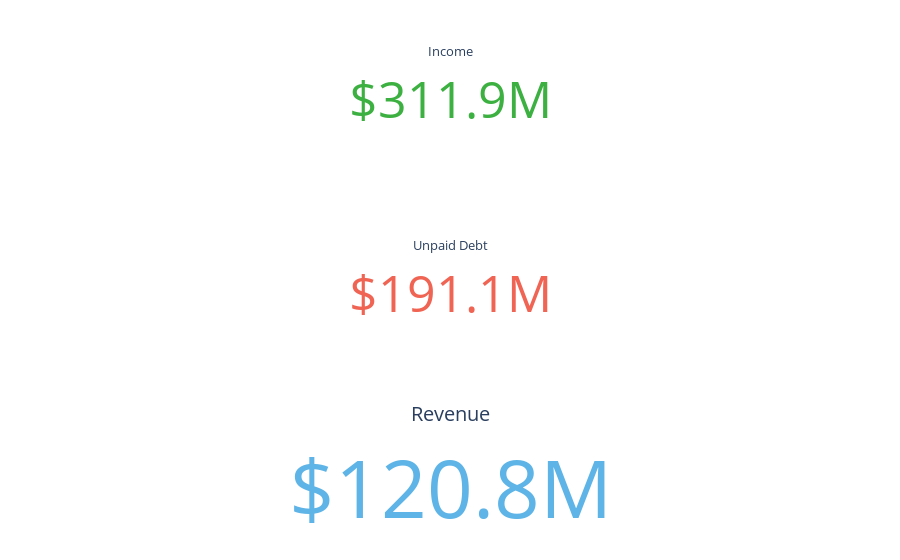

Here is the notebook cell this chart was saved with:
### Markdown cell above
### KPI para mostrar el revenue esperado en la situación actual

### Code cell
p = 0.05  # Margen de ganancia promedio (profit margin)
r = 0.3  # Tasa de recuperación de catera (recovery rate)
temp_df = df.copy()
temp_df['Defaulted October Payment'] = temp_df['Defaulted Payment Next Month'].map({ 'Not Defaulted': 0, 'Defaulted': 1 }).astype(int)
temp_df['Average Bill Amount'] = temp_df[['Bill Amount in April', 'Bill Amount in May', 'Bill Amount in June', 'Bill Amount in July', 'Bill Amount in August', 'Bill Amount in September']].median(axis=1)
temp_df['Average Amount Paid'] = temp_df[['Amount Paid in April', 'Amount Paid in May', 'Amount Paid in June', 'Amount Paid in July', 'Amount Paid in August', 'Amount Paid in September']].median(axis=1)
temp_df['Average Debt'] = temp_df['Average Bill Amount'] - temp_df['Average Amount Paid']
temp_df['Income'] = temp_df['Average Bill Amount'] * 6 * p * (1 - temp_df['Defaulted October Payment'])
temp_df['Loses'] = temp_df['Average Debt'] * temp_df['Defaulted October Payment'] * (1 - r)
temp_df['Revenue'] = temp_df['Income'] - temp_df['Loses']
income = temp_df['Income'].sum()
loses = temp_df['Loses'].sum()
revenue = temp_df['Revenue'].sum()
print(f"income={income:.0f}, loses={loses:.0f}, revenue={revenue:.0f}")

fig = go.Figure()
fig.add_trace(go.Indicator(
    mode = "number",
    value = income,
    number = {'prefix': "$", 'font': {'size': 50, 'color': '#3cb040'}},
    title = {"text": "Income"},
    domain = {'row': 0, 'column': 0},
    delta = {}
))
fig.add_trace(go.Indicator(
    mode = "number",
    value = loses,
    number = {'prefix': "$", 'font': {'size': 50, 'color': '#f06454'}},
    title = {"text": "Unpaid Debt"},
    domain = {'row': 1, 'column': 0},
))
fig.add_trace(go.Indicator(
    mode = "number",
    value = revenue,
    number = {'prefix': "$", 'font': {'size': 80, 'color': '#5eb4e6'}},
    title = {"text": "Revenue"},
    domain = {'row': 2, 'column': 0},
))
fig.update_layout(
    grid = {'rows': 3, 'columns': 1, 'ygap': 0.5},
    margin = dict(t=50, l=25, r=25, b=25),
)

### Figure 1 — Plotly figure (JSON) as saved in the notebook; plotly's stock layout.template omitted (floating-point values rounded to 4 significant figures)
{"data": [{"domain": {"column": 0, "row": 0}, "mode": "number", "number": {"font": {"color": "#3cb040", "size": 50}, "prefix": "$"}, "title": {"text": "Income"}, "type": "indicator", "value": 311900000.0}, {"domain": {"column": 0, "row": 1}, "mode": "number", "number": {"font": {"color": "#f06454", "size": 50}, "prefix": "$"}, "title": {"text": "Unpaid Debt"}, "type": "indicator", "value": 191100000.0}, {"domain": {"column": 0, "row": 2}, "mode": "number", "number": {"font": {"color": "#5eb4e6", "size": 80}, "prefix": "$"}, "title": {"text": "Revenue"}, "type": "indicator", "value": 120800000.0}], "layout": {"grid": {"columns": 1, "rows": 3, "ygap": 0.5}, "margin": {"b": 25, "l": 25, "r": 25, "t": 50}}}
